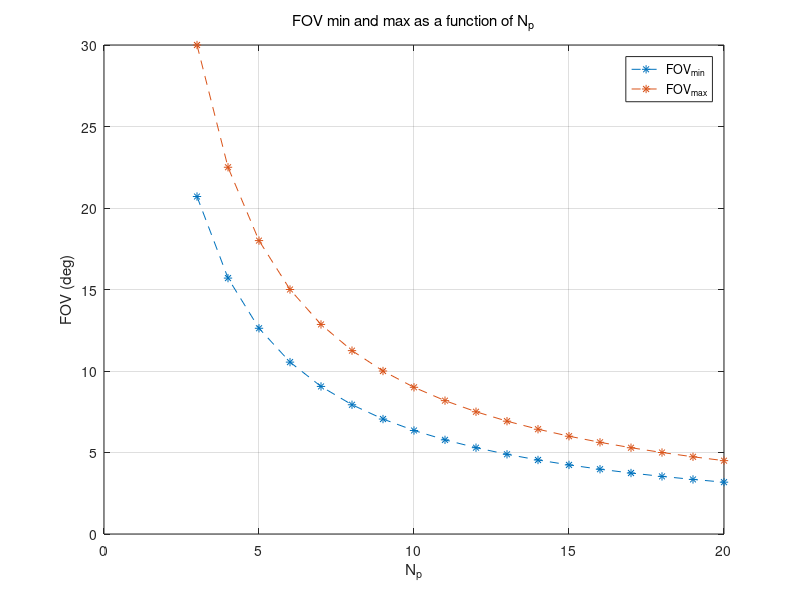
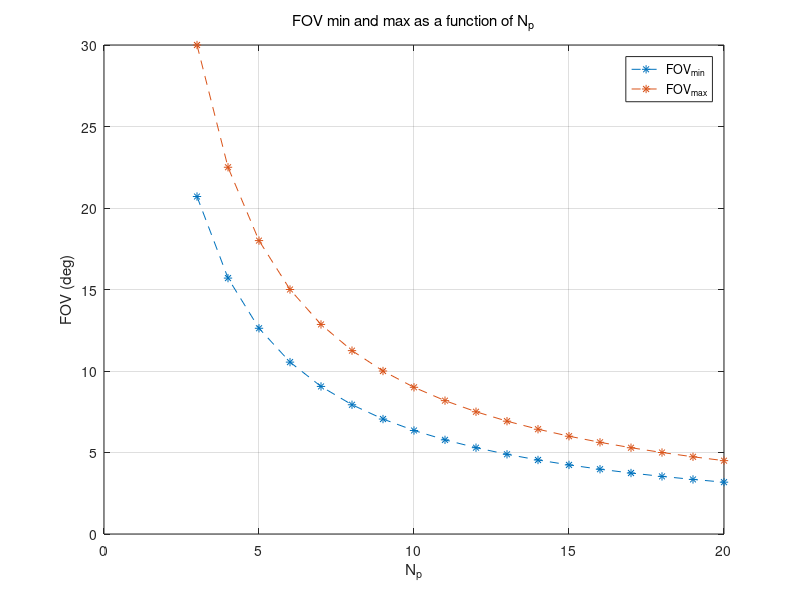

Write MATLAB code to recreate these figures, in order.
% 
% VLP sensor
% Plot the graph of min and max FOV as a function of Np
%
% Assumption: Nm = 4*Np

Np = 3:20;

% theta = arc between 2 consecutive PD in the equator line
theta = pi./(2*Np);

% FOVmin : minimal value for FOV
% cos(FOVmin) = cos²(theta)
FOVmin= 90/pi*acos(cos(theta).^2);
%FOVmaxx= 2*180/pi*acos(cos(theta).^2);
FOVmax = 180/pi*theta;

figure;
plot(Np,FOVmin,'*--',Np,FOVmax,'*--');
t = title('FOV min and max as a function of N_p');
set(t,'fontWeight','normal');
grid on;
xlabel('N_p');
ylabel('FOV (deg)')
legend(['FOV_{min}' ;'FOV_{max}'])

print('FOVminmax.eps','-depsc');
print('FOVminmax_mono.eps','-deps');

